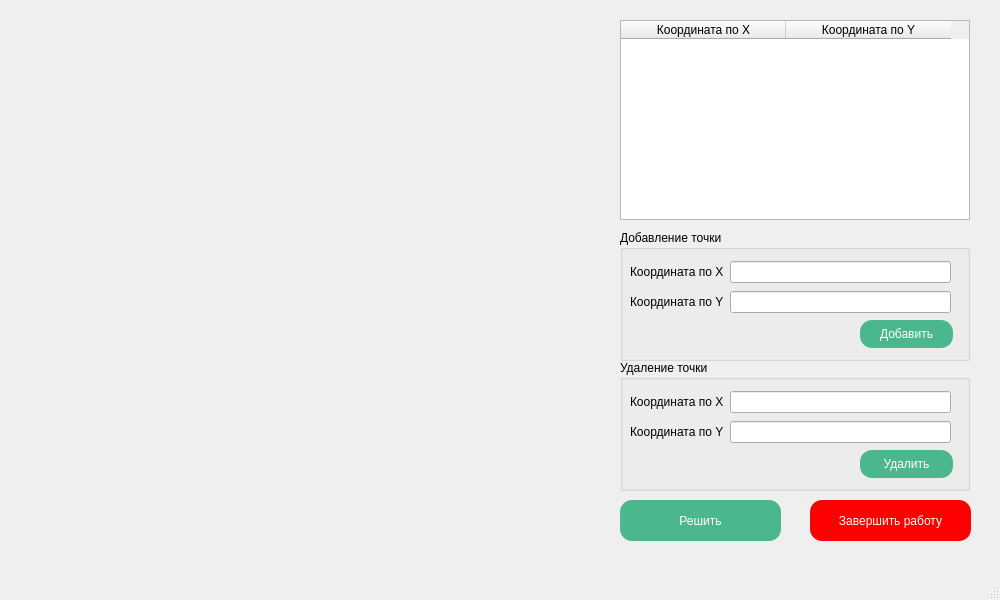
<?xml version="1.0" encoding="UTF-8"?>
<ui version="4.0">
 <class>MainWindow</class>
 <widget class="QMainWindow" name="MainWindow">
  <property name="geometry">
   <rect>
    <x>0</x>
    <y>0</y>
    <width>1000</width>
    <height>600</height>
   </rect>
  </property>
  <property name="windowTitle">
   <string>Главное окно</string>
  </property>
  <widget class="QWidget" name="centralwidget">
   <widget class="QLabel" name="label">
    <property name="geometry">
     <rect>
      <x>0</x>
      <y>0</y>
      <width>600</width>
      <height>600</height>
     </rect>
    </property>
    <property name="text">
     <string/>
    </property>
   </widget>
   <widget class="QTableWidget" name="tableWidget">
    <property name="geometry">
     <rect>
      <x>620</x>
      <y>20</y>
      <width>350</width>
      <height>200</height>
     </rect>
    </property>
    <property name="styleSheet">
     <string notr="true"/>
    </property>
    <attribute name="horizontalHeaderDefaultSectionSize">
     <number>165</number>
    </attribute>
    <column>
     <property name="text">
      <string>Координата по X</string>
     </property>
    </column>
    <column>
     <property name="text">
      <string>Координата по Y</string>
     </property>
    </column>
   </widget>
   <widget class="QGroupBox" name="groupBox">
    <property name="geometry">
     <rect>
      <x>620</x>
      <y>230</y>
      <width>350</width>
      <height>131</height>
     </rect>
    </property>
    <property name="title">
     <string>Добавление точки</string>
    </property>
    <widget class="QWidget" name="layoutWidget">
     <property name="geometry">
      <rect>
       <x>10</x>
       <y>60</y>
       <width>321</width>
       <height>24</height>
      </rect>
     </property>
     <layout class="QHBoxLayout" name="horizontalLayout_2">
      <item>
       <widget class="QLabel" name="label_3">
        <property name="text">
         <string>Координата по Y</string>
        </property>
       </widget>
      </item>
      <item>
       <widget class="QLineEdit" name="lineEdit_2"/>
      </item>
     </layout>
    </widget>
    <widget class="QPushButton" name="pushButton">
     <property name="geometry">
      <rect>
       <x>240</x>
       <y>90</y>
       <width>93</width>
       <height>28</height>
      </rect>
     </property>
     <property name="styleSheet">
      <string notr="true">border-radius: 12px;
color: white;
background-color: rgb( 75, 183, 141 );

</string>
     </property>
     <property name="text">
      <string>Добавить</string>
     </property>
    </widget>
    <widget class="QWidget" name="layoutWidget">
     <property name="geometry">
      <rect>
       <x>10</x>
       <y>30</y>
       <width>321</width>
       <height>24</height>
      </rect>
     </property>
     <layout class="QHBoxLayout" name="horizontalLayout">
      <item>
       <widget class="QLabel" name="label_2">
        <property name="text">
         <string>Координата по X</string>
        </property>
       </widget>
      </item>
      <item>
       <widget class="QLineEdit" name="lineEdit"/>
      </item>
     </layout>
    </widget>
   </widget>
   <widget class="QPushButton" name="pushButton_2">
    <property name="geometry">
     <rect>
      <x>620</x>
      <y>500</y>
      <width>161</width>
      <height>41</height>
     </rect>
    </property>
    <property name="styleSheet">
     <string notr="true">border-radius: 12px;
color: white;
background-color: rgb( 75, 183, 141 );

</string>
    </property>
    <property name="text">
     <string>Решить</string>
    </property>
   </widget>
   <widget class="QPushButton" name="pushButton_3">
    <property name="geometry">
     <rect>
      <x>810</x>
      <y>500</y>
      <width>161</width>
      <height>41</height>
     </rect>
    </property>
    <property name="styleSheet">
     <string notr="true">border-radius: 12px;
color: white;
background-color: rgb(255, 0, 0);</string>
    </property>
    <property name="text">
     <string>Завершить работу</string>
    </property>
   </widget>
   <widget class="QGroupBox" name="groupBox_2">
    <property name="geometry">
     <rect>
      <x>620</x>
      <y>360</y>
      <width>350</width>
      <height>131</height>
     </rect>
    </property>
    <property name="styleSheet">
     <string notr="true"/>
    </property>
    <property name="title">
     <string>Удаление точки</string>
    </property>
    <widget class="QWidget" name="layoutWidget_2">
     <property name="geometry">
      <rect>
       <x>10</x>
       <y>60</y>
       <width>321</width>
       <height>24</height>
      </rect>
     </property>
     <layout class="QHBoxLayout" name="horizontalLayout_3">
      <item>
       <widget class="QLabel" name="label_4">
        <property name="text">
         <string>Координата по Y</string>
        </property>
       </widget>
      </item>
      <item>
       <widget class="QLineEdit" name="lineEdit_3"/>
      </item>
     </layout>
    </widget>
    <widget class="QPushButton" name="pushButton_4">
     <property name="geometry">
      <rect>
       <x>240</x>
       <y>90</y>
       <width>93</width>
       <height>28</height>
      </rect>
     </property>
     <property name="styleSheet">
      <string notr="true">border-radius: 12px;
color: white;
background-color: rgb( 75, 183, 141 );

</string>
     </property>
     <property name="text">
      <string>Удалить</string>
     </property>
    </widget>
    <widget class="QWidget" name="layoutWidget_3">
     <property name="geometry">
      <rect>
       <x>10</x>
       <y>30</y>
       <width>321</width>
       <height>24</height>
      </rect>
     </property>
     <layout class="QHBoxLayout" name="horizontalLayout_4">
      <item>
       <widget class="QLabel" name="label_5">
        <property name="text">
         <string>Координата по X</string>
        </property>
       </widget>
      </item>
      <item>
       <widget class="QLineEdit" name="lineEdit_4"/>
      </item>
     </layout>
    </widget>
   </widget>
  </widget>
  <widget class="QMenuBar" name="menubar">
   <property name="geometry">
    <rect>
     <x>0</x>
     <y>0</y>
     <width>1000</width>
     <height>26</height>
    </rect>
   </property>
  </widget>
  <widget class="QStatusBar" name="statusbar"/>
 </widget>
 <resources/>
 <connections>
  <connection>
   <sender>pushButton_3</sender>
   <signal>clicked()</signal>
   <receiver>MainWindow</receiver>
   <slot>close()</slot>
   <hints>
    <hint type="sourcelabel">
     <x>854</x>
     <y>543</y>
    </hint>
    <hint type="destinationlabel">
     <x>795</x>
     <y>550</y>
    </hint>
   </hints>
  </connection>
 </connections>
</ui>
